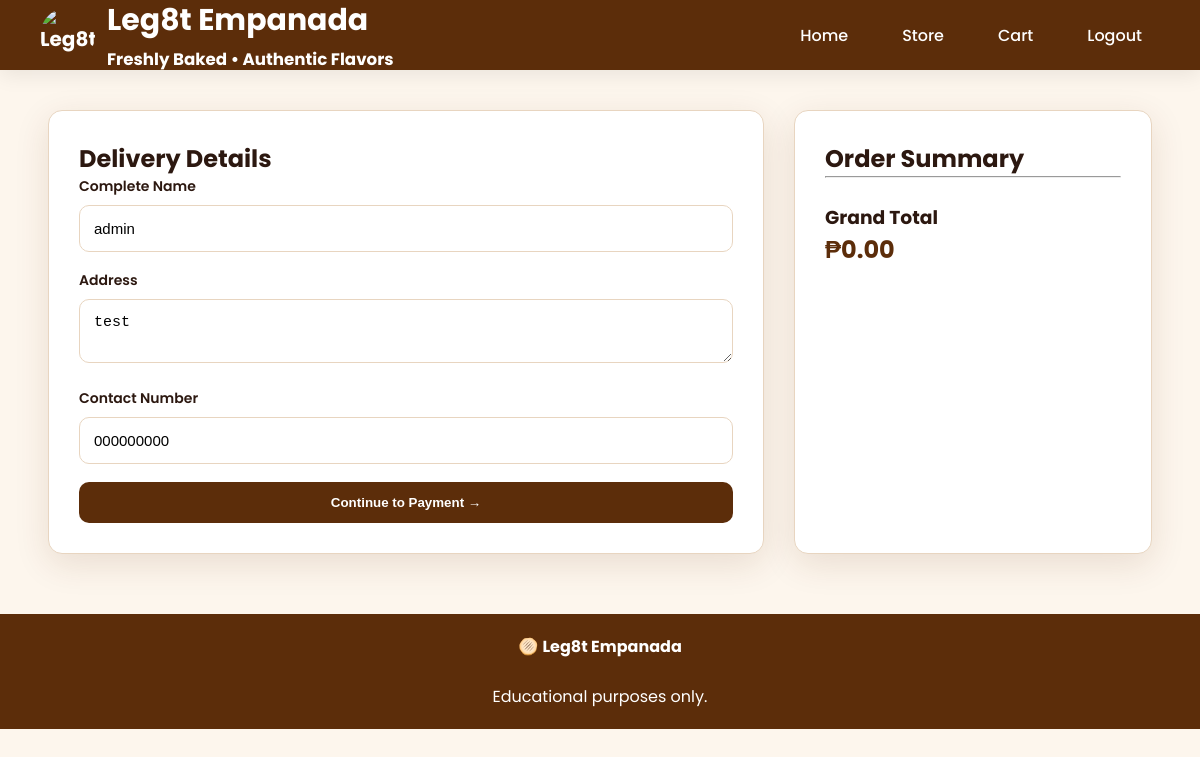
The page /checkout.php (signed in) on the database its author committed.
### tables this page shows
CREATE TABLE `users` (
  `user_id` int(11) NOT NULL,
  `fullname` varchar(100) DEFAULT NULL,
  `email` varchar(100) DEFAULT NULL,
  `password` varchar(255) DEFAULT NULL,
  `address` text DEFAULT NULL,
  `contact` varchar(20) DEFAULT NULL,
  `role` varchar(20) DEFAULT 'buyer',
  `status` varchar(20) DEFAULT 'pending'
);

### checkout.php (the view, shortened to what this page needs)
<?php
include("includes/db.php");
$result = mysqli_query(
    $conn,
    "SELECT *
     FROM users
     WHERE user_id='".$_SESSION['user_id']."'"
);
$user = mysqli_fetch_assoc($result);
$total = 0;
?>
<!DOCTYPE html>
<html>
<head>
    <link rel="stylesheet" href="style.css">
</head>
<body>
    <nav>
       <div class="logo">
    <img
        src="images/logo.png"
        alt="Leg8t Empanada"
        class="logo-image"
    >
    <div class="logo-text">
        <h2>
            Leg8t Empanada
        </h2>
        <small>
            Freshly Baked • Authentic Flavors
        </small>
    </div>
</div>
        <ul>
            <li><a href="index.php">Home</a></li>
            <li><a href="store.php">Store</a></li>
            <li><a href="cart.php">Cart</a></li>
            <li><a href="logout.php">Logout</a></li>
        </ul>
    </nav>
    <div class="container">
        <div class="grid" style="grid-template-columns:2fr 1fr; gap:30px;">
            <div class="card" style="padding:30px;">
                <h2>
                    Delivery Details
                </h2>
                <form action="payment.php" method="POST">
                    <div class="form-group">
                        <label>
                            Complete Name
                        </label>
                        <input type="text" name="fullname" value="<?php echo $user['fullname']; ?>" readonly>
                    </div>
                    <div class="form-group">
                        <label>
                            Address
                        </label>
                        <textarea name="address" readonly><?php echo $user['address']; ?></textarea>
                    </div>
                    <div class="form-group">
                        <label>
                            Contact Number
                        </label>
                        <input type="text" value="<?php echo $user['contact']; ?>" readonly>
                    </div>
                    <button class="btn btn-secondary" style="width:100%;">
                        Continue to Payment →
                    </button>
                </form>
            </div>
            <div class="card" style="padding:30px;">
                <h2>
                    Order Summary
                </h2>
                <hr><br>
                <h3>
                    Grand Total
                </h3>
                <h2 style="color:#5C2D0A;">
                    ₱<?php echo number_format($total,2); ?>
                </h2>
            </div>
        </div>
    </div>
    <footer>
        🫓
        <strong>
            Leg8t Empanada
        </strong>
        <br><br>
        Educational purposes only.
    </footer>
</body>
</html>

### style.css (style rules this page uses)
:root { --gold: #C8860A; --gold-light: #E6A21A; --gold-bg: #FFF8EC; --brown: #5C2D0A; --brown-light: #8B4513; --cream: #FDF6ED; --white: #FFFFFF; --text: #2C1810; --text2: #6B4C3B; --border: #E8D5C0; --success: #1B6B2F; --danger: #B42318; --radius: 14px; --shadow: 0 10px 35px rgba(92, 45, 10, .12); }
* { margin: 0; padding: 0; box-sizing: border-box; }
html { scroll-behavior: smooth; }
body { font-family: 'Poppins', sans-serif; background: var(--cream); color: var(--text); min-height: 100vh; }
nav { height: 70px; background: var(--brown); display: flex; justify-content: space-between; align-items: center; padding: 0 40px; position: sticky; top: 0; z-index: 999; box-shadow: 0 5px 20px rgba(0, 0, 0, .08); }
.logo { display: flex; align-items: center; gap: 12px; color: white; font-size: 24px; font-weight: 700; }
.logo { display:flex; align-items:center; gap:12px; font-weight:700; color:white; font-size:20px; }
.logo-image { width:55px; height:55px; object-fit:contain; border-radius:50%; }
nav ul { list-style: none; display: flex; gap: 18px; }
nav ul li a { color: white; text-decoration: none; padding: 10px 18px; border-radius: 8px; transition: .3s; font-weight: 500; }
.container { width: 92%; max-width: 1200px; margin: 40px auto; }
.card { background: white; border-radius: var(--radius); box-shadow: var(--shadow); border: 1px solid var(--border); overflow: hidden; }
.grid { display: grid; grid-template-columns: repeat(auto-fit, minmax(260px, 1fr)); gap: 25px; }
.btn { display: inline-block; padding: 13px 28px; border: none; border-radius: 10px; cursor: pointer; font-weight: 600; text-decoration: none; transition: .3s; }
.btn-secondary { background: var(--brown); color: white; }
.form-group { margin-bottom: 18px; }
.form-group label { display: block; margin-bottom: 8px; font-size: 14px; font-weight: 600; }
.form-group input, .form-group textarea, .form-group select { width: 100%; padding: 14px; border: 1px solid var(--border); border-radius: 10px; font-size: 15px; outline: none; transition: .3s; }
footer { margin-top: 60px; background: var(--brown); color: white; text-align: center; padding: 20px; }

### rows shown on the page
users: fullname "admin", address "test", contact "000000000"

### other values the page prints
$total "0.00"
